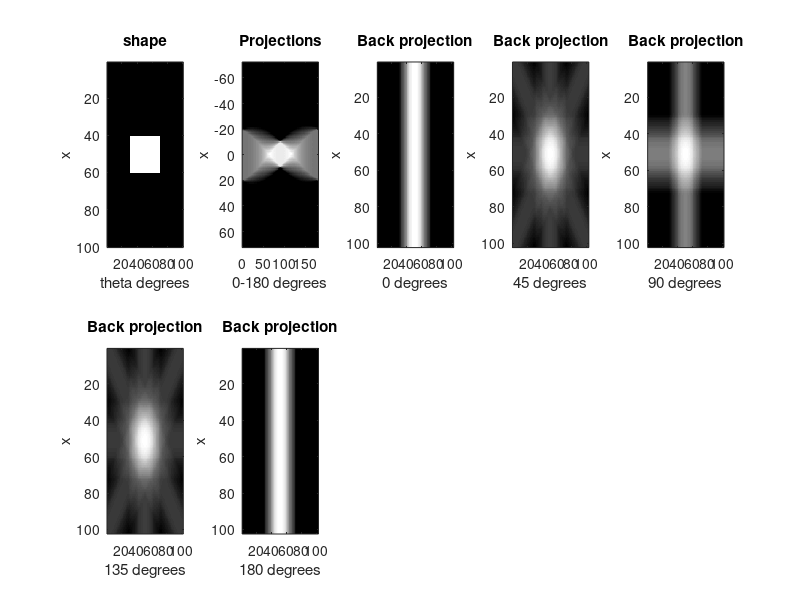

Recreate this plot in MATLAB.
clc; clear all; close all;
I=zeros(100,100);
I(41:60,31:70)=1;
figure(1)
subplot(2,5,1)
imagesc(I); %scale data and display image object
xlabel('theta degrees')
ylabel('x')
title('shape')
%%%%%%%%%%%%%%%%%%%%%%%%%%%%%%%%%%%%%%%%%%%%%%%%%%
theta = 0:180;
R=radon(I) %radon transform
[R,xp] = radon(I,theta);
colormap(gray)
subplot(2,5,2)
imagesc(theta,xp,R);
xlabel('0-180 degrees')
ylabel('x')
title('Projections')
%%%%%%%%%%%%%%%%%%%%%%%%%%%%%%%%%%%%%%%%%%%%%%%%%%
theta1=0
i1=iradon(R,theta1,'linear','none');
subplot(2,5,3)
imagesc(i1);
xlabel('0 degrees')
ylabel('x')
title('Back projection')
%%%%%%%%%%%%%%%%%%%%%%%%%%%%%%%%%%%%%%%%%%%%%%%%%%
theta2=45
i2=iradon(R,theta2,'linear','none');
subplot(2,5,4)
imagesc(i2);
xlabel('45 degrees')
ylabel('x')
title('Back projection')
%%%%%%%%%%%%%%%%%%%%%%%%%%%%%%%%%%%%%%%%%%%%%%%%%%
theta3=90
i3=iradon(R,theta3,'linear','none');
subplot(2,5,5)
imagesc(i3);
xlabel('90 degrees')
ylabel('x')
title('Back projection')
%%%%%%%%%%%%%%%%%%%%%%%%%%%%%%%%%%%%%%%%%%%%%%%%%%%
theta4=135
i4=iradon(R,theta4,'linear','none');
subplot(2,5,6)
imagesc(i4);
xlabel('135 degrees')
ylabel('x')
title('Back projection')
%%%%%%%%%%%%%%%%%%%%%%%%%%%%%%%%%%%%%%%%%%%%%%%%%%%
theta5=180
i5=iradon(R,theta5,'linear','none');
subplot(2,5,7)
imagesc(i5);
xlabel('180 degrees')
ylabel('x')
title('Back projection')
